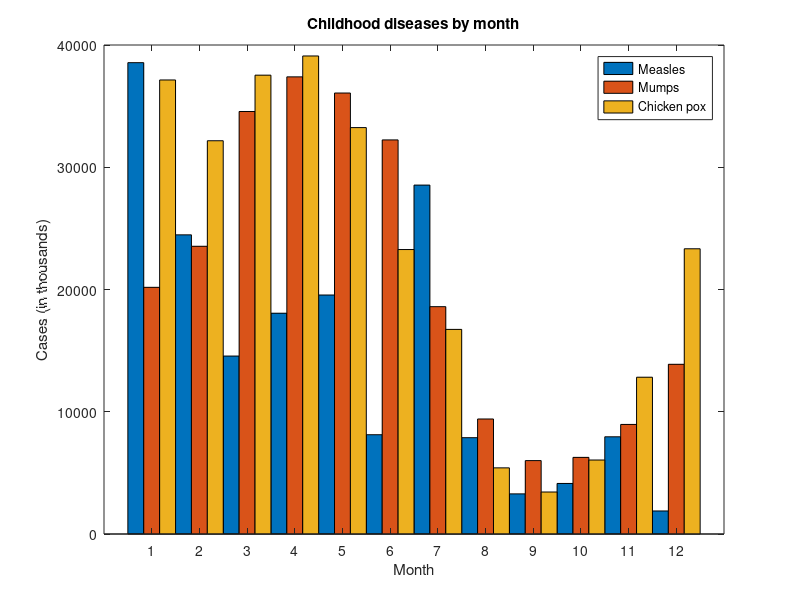

MATLAB code to generate this figure:
% Vertical Bar Plot

% Create data for childhood disease cases
measles = [38556 24472 14556 18060 19549 8122 28541 7880 3283 4135 7953 1884];
mumps = [20178 23536 34561 37395 36072 32237 18597 9408 6005 6268 8963 13882];
chickenPox = [37140 32169 37533 39103 33244 23269 16737 5411 3435 6052 12825 23332];
% Create a vertical bar chart using the bar function
figure
bar(1:12, [measles' mumps' chickenPox'], 1)
% Set the axis limits
axis([0 13 0 40000])
set(gca, 'XTick', 1:12)
% Add title and axis labels
title('Childhood diseases by month')
xlabel('Month')
ylabel('Cases (in thousands)')
% Add a legend
legend('Measles', 'Mumps', 'Chicken pox')